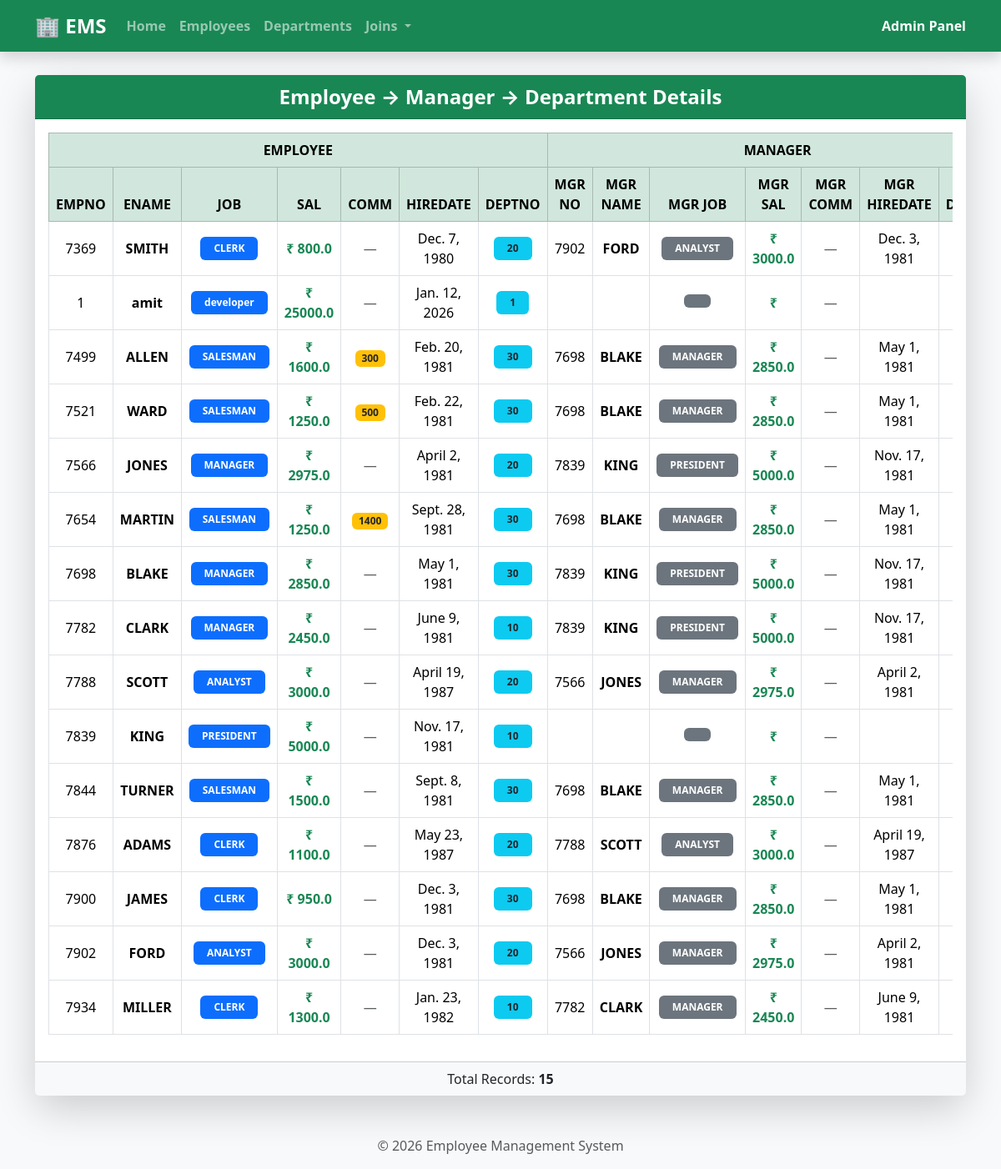
Page /DisplayEmpDeptMgrJoin/ on the committed database.
### app/models.py (models this page shows, shortened)
class EMP(models.Model):
    EMPNO = models.IntegerField(unique=True)
    ENAME = models.CharField(max_length=100)
    JOB = models.CharField(max_length=100)
    MGR = models.ForeignKey(
        "self",
        null=True,
        blank=True,
        on_delete=models.SET_NULL
    )
    HIREDATE  = models.DateField()
    SAL = models.FloatField()
    COMM= models.IntegerField(null= True)
    DEPTNO = models.ForeignKey(DEPT, on_delete= models.CASCADE)

class DEPT(models.Model):
    DEPTNO = models.IntegerField(primary_key=True)
    DNAME= models.CharField(max_length=100, unique=True)
    LOC = models.CharField(max_length=100, unique=True)

### app/views.py (the view)
# urls.py: path('DisplayEmpDeptMgrJoin/',DisplayEmpDeptMgrJoin,name='DisplayEmpDeptMgrJoin')
def DisplayEmpDeptMgrJoin(request):
    QSEDMO = EMP.objects.select_related('DEPTNO','MGR')
    d = { 'QSEDMO':QSEDMO }
    return render(request,'DisplayEmpDeptMgrJoin.html',d)

### templates/DisplayEmpDeptMgrJoin.html (shortened to what this page needs)
{% extends 'base.html' %}
{% block content %}
<div class="card shadow-lg border-0 rounded-4 mt-4">
    <div class="card-header bg-success text-white text-center fs-4 fw-bold">
        Employee → Manager → Department Details
    </div>
    <div class="card-body">
        <div class="table-responsive">
            <table class="table table-bordered table-hover align-middle text-center">
                <thead class="table-success fw-bold">
                    <tr>
                        <th colspan="7">EMPLOYEE</th>
                        <th colspan="7">MANAGER</th>
                    </tr>
                    <tr>
                        <th>EMPNO</th>
                        <th>ENAME</th>
                        <th>JOB</th>
                        <th>SAL</th>
                        <th>COMM</th>
                        <th>HIREDATE</th>
                        <th>DEPTNO</th>
                        <th>MGR NO</th>
                        <th>MGR NAME</th>
                        <th>MGR JOB</th>
                        <th>MGR SAL</th>
                        <th>MGR COMM</th>
                        <th>MGR HIREDATE</th>
                        <th>MGR DEPTNO</th>
                    </tr>
                </thead>
                <tbody>
                    {% for EMO in QSEDMO %}
                    <tr>
                        <td>{{ EMO.EMPNO }}</td>
                        <td class="fw-semibold">{{ EMO.ENAME }}</td>
                        <td>
                            <span class="badge bg-primary px-3 py-2">
                                {{ EMO.JOB }}
                            </span>
                        </td>
                        <td class="text-success fw-bold">
                            ₹ {{ EMO.SAL }}
                        </td>
                        <td>
                            {% if EMO.COMM %}
                                <span class="badge bg-warning text-dark">
                                    {{ EMO.COMM }}
                                </span>
                            {% else %}
                                <span class="text-muted">—</span>
                            {% endif %}
                        </td>
                        <td>{{ EMO.HIREDATE }}</td>
                        <td>
                            <span class="badge bg-info text-dark px-3 py-2">
                                {{ EMO.DEPTNO.DEPTNO }}
                            </span>
                        </td>
                        <td>{{ EMO.MGR.EMPNO }}</td>
                        <td class="fw-semibold">{{ EMO.MGR.ENAME }}</td>
                        <td>
                            <span class="badge bg-secondary px-3 py-2">
                                {{ EMO.MGR.JOB }}
                            </span>
                        </td>
                        <td class="text-success fw-bold">
                            ₹ {{ EMO.MGR.SAL }}
                        </td>
                        <td>
                            {% if EMO.MGR.COMM %}
                                <span class="badge bg-warning text-dark">
                                    {{ EMO.MGR.COMM }}
                                </span>
                            {% else %}
                                <span class="text-muted">—</span>
                            {% endif %}
                        </td>
                        <td>{{ EMO.MGR.HIREDATE }}</td>
                        <td>
                        </td>
                    </tr>
                    {% endfor %}
                </tbody>
            </table>
        </div>
    </div>
    <div class="card-footer text-center bg-light">
        Total Records: <b>{{ QSEDMO|length }}</b>
    </div>
</div>
{% endblock %}

### rows in the picture
EMP: EMPNO "7369", ENAME "SMITH", JOB "CLERK", SAL "800.0", HIREDATE "Dec. 7, 1980", DEPTNO.DEPTNO "20", MGR.EMPNO "7902", MGR.ENAME "FORD", MGR.JOB "ANALYST", MGR.SAL "3000.0", MGR.HIREDATE "Dec. 3, 1981"
EMP: EMPNO "1", ENAME "amit", JOB "developer", SAL "25000.0", HIREDATE "Jan. 12, 2026", DEPTNO.DEPTNO "1"
EMP: EMPNO "7499", ENAME "ALLEN", JOB "SALESMAN", SAL "1600.0", COMM "300", HIREDATE "Feb. 20, 1981", DEPTNO.DEPTNO "30", MGR.EMPNO "7698", MGR.ENAME "BLAKE", MGR.JOB "MANAGER", MGR.SAL "2850.0", MGR.HIREDATE "May 1, 1981"
EMP: EMPNO "7521", ENAME "WARD", JOB "SALESMAN", SAL "1250.0", COMM "500", HIREDATE "Feb. 22, 1981", DEPTNO.DEPTNO "30", MGR.EMPNO "7698", MGR.ENAME "BLAKE", MGR.JOB "MANAGER", MGR.SAL "2850.0", MGR.HIREDATE "May 1, 1981"
EMP: EMPNO "7566", ENAME "JONES", JOB "MANAGER", SAL "2975.0", HIREDATE "April 2, 1981", DEPTNO.DEPTNO "20", MGR.EMPNO "7839", MGR.ENAME "KING", MGR.JOB "PRESIDENT", MGR.SAL "5000.0", MGR.HIREDATE "Nov. 17, 1981"
EMP: EMPNO "7654", ENAME "MARTIN", JOB "SALESMAN", SAL "1250.0", COMM "1400", HIREDATE "Sept. 28, 1981", DEPTNO.DEPTNO "30", MGR.EMPNO "7698", MGR.ENAME "BLAKE", MGR.JOB "MANAGER", MGR.SAL "2850.0", MGR.HIREDATE "May 1, 1981"
EMP: EMPNO "7698", ENAME "BLAKE", JOB "MANAGER", SAL "2850.0", HIREDATE "May 1, 1981", DEPTNO.DEPTNO "30", MGR.EMPNO "7839", MGR.ENAME "KING", MGR.JOB "PRESIDENT", MGR.SAL "5000.0", MGR.HIREDATE "Nov. 17, 1981"
EMP: EMPNO "7782", ENAME "CLARK", JOB "MANAGER", SAL "2450.0", HIREDATE "June 9, 1981", DEPTNO.DEPTNO "10", MGR.EMPNO "7839", MGR.ENAME "KING", MGR.JOB "PRESIDENT", MGR.SAL "5000.0", MGR.HIREDATE "Nov. 17, 1981"
EMP: EMPNO "7788", ENAME "SCOTT", JOB "ANALYST", SAL "3000.0", HIREDATE "April 19, 1987", DEPTNO.DEPTNO "20", MGR.EMPNO "7566", MGR.ENAME "JONES", MGR.JOB "MANAGER", MGR.SAL "2975.0", MGR.HIREDATE "April 2, 1981"
EMP: EMPNO "7839", ENAME "KING", JOB "PRESIDENT", SAL "5000.0", HIREDATE "Nov. 17, 1981", DEPTNO.DEPTNO "10"
EMP: EMPNO "7844", ENAME "TURNER", JOB "SALESMAN", SAL "1500.0", HIREDATE "Sept. 8, 1981", DEPTNO.DEPTNO "30", MGR.EMPNO "7698", MGR.ENAME "BLAKE", MGR.JOB "MANAGER", MGR.SAL "2850.0", MGR.HIREDATE "May 1, 1981"
EMP: EMPNO "7876", ENAME "ADAMS", JOB "CLERK", SAL "1100.0", HIREDATE "May 23, 1987", DEPTNO.DEPTNO "20", MGR.EMPNO "7788", MGR.ENAME "SCOTT", MGR.JOB "ANALYST", MGR.SAL "3000.0", MGR.HIREDATE "April 19, 1987"
EMP: EMPNO "7900", ENAME "JAMES", JOB "CLERK", SAL "950.0", HIREDATE "Dec. 3, 1981", DEPTNO.DEPTNO "30", MGR.EMPNO "7698", MGR.ENAME "BLAKE", MGR.JOB "MANAGER", MGR.SAL "2850.0", MGR.HIREDATE "May 1, 1981"
EMP: EMPNO "7902", ENAME "FORD", JOB "ANALYST", SAL "3000.0", HIREDATE "Dec. 3, 1981", DEPTNO.DEPTNO "20", MGR.EMPNO "7566", MGR.ENAME "JONES", MGR.JOB "MANAGER", MGR.SAL "2975.0", MGR.HIREDATE "April 2, 1981"
EMP: EMPNO "7934", ENAME "MILLER", JOB "CLERK", SAL "1300.0", HIREDATE "Jan. 23, 1982", DEPTNO.DEPTNO "10", MGR.EMPNO "7782", MGR.ENAME "CLARK", MGR.JOB "MANAGER", MGR.SAL "2450.0", MGR.HIREDATE "June 9, 1981"

### other values in the picture
{{ QSEDMO|length }} "15"
